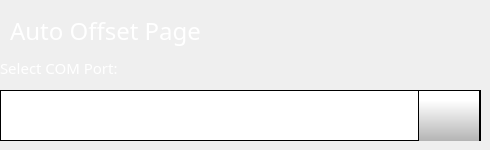
    <widget class="QWidget" name="autoOffsetPage">
     <widget class="QLabel" name="calibrateLabel_2">
      <property name="geometry">
       <rect>
        <x>10</x>
        <y>10</y>
        <width>281</width>
        <height>41</height>
       </rect>
      </property>
      <property name="font">
       <font>
        <family>Gotham</family>
        <pointsize>18</pointsize>
        <weight>50</weight>
        <bold>false</bold>
       </font>
      </property>
      <property name="styleSheet">
       <string notr="true">color: rgb(255, 255, 255);</string>
      </property>
      <property name="text">
       <string>Auto Offset Page</string>
      </property>
     </widget>
     <widget class="QComboBox" name="comPortComboBox">
      <property name="geometry">
       <rect>
        <x>0</x>
        <y>90</y>
        <width>481</width>
        <height>51</height>
       </rect>
      </property>
      <property name="font">
       <font>
        <family>Gotham</family>
        <pointsize>20</pointsize>
       </font>
      </property>
      <property name="styleSheet">
       <string notr="true"> QScrollBar:vertical {
     border: 1px solid black;
border-radius: 5px;
    background-color: rgb(40,40,40);
     width: 60px;
     margin: 67px 0 67px 0;
 }

/* Sets up the color and height of handle */
QScrollBar::handle:vertical {
border-radius: 5px;
background: qlineargradient(spread:pad, x1:0, y1:1, x2:0, y2:0.188, stop:0 rgba(180, 180, 180, 255), stop:1 rgba(255, 255, 255, 255));
min-height: 7px;
}


QScrollBar::add-line:vertical {
     border: 1px solid black;
background: qlineargradient(spread:pad, x1:0, y1:1, x2:0, y2:0.188, stop:0 rgba(180, 180, 180, 255), stop:1 rgba(255, 255, 255, 255));
     height:65px;
border-radius: 5px;
     subcontrol-position: bottom;
     subcontrol-origin: margin;
 }

 QScrollBar::sub-line:vertical {
     border: 1px solid black;
background: qlineargradient(spread:pad, x1:0, y1:1, x2:0, y2:0.188, stop:0 rgba(180, 180, 180, 255), stop:1 rgba(255, 255, 255, 255));
     height: 65px;
border-radius: 5px;
     subcontrol-position: top;
     subcontrol-origin: margin;
 }

QScrollBar::up-arrow:vertical {
 image: url(./templates/img/arrows.png);
    width: 40px;
    height: 40px;
 padding: 5px;
 }
QScrollBar::down-arrow:vertical {
 image: url(./templates/img/arrows-5.png);
    width: 40px;
    height: 40px;
 padding: 5px;
 }

/* need this to get rid of crosshatching on scrollbar background */
QScrollBar::add-page:vertical, QScrollBar::sub-page:vertical {
background: none;
}

QComboBox {
border: 1px solid black;
    padding: 0px 18px 0px 3px;
    min-width: 6em;

}

QComboBox::item {
	color: rgb(255, 255, 255);
}

QComboBox:editable {
    background: white;
}

QComboBox:!editable, QComboBox::drop-down:editable {
background: white;
}

/* QComboBox gets the &quot;on&quot; state when the popup is open */
QComboBox:!editable:on, QComboBox::drop-down:editable:on {
background: white;
}


QComboBox::drop-down {
border-left: 1px solid black;
border-right: 1px solid black;
	background-color: qlineargradient(spread:pad, x1:0, y1:1, x2:0, y2:0.188, stop:0 rgba(180, 180, 180, 255), stop:1 rgba(255, 255, 255, 255));
    width: 60px;
     height: 50px;

}

QComboBox::down-arrow {

image: url(./templates/img/arrows-5.png);
width: 30px;
height: 30px;

}


QComboBox QAbstractItemView {
    selection-background-color: rgb(40, 40, 40);
    background: white;
}</string>
      </property>
      <property name="editable">
       <bool>false</bool>
      </property>
      <property name="maxVisibleItems">
       <number>8</number>
      </property>
      <property name="iconSize">
       <size>
        <width>30</width>
        <height>30</height>
       </size>
      </property>
     </widget>
     <widget class="QLabel" name="calibrateLabel_3">
      <property name="geometry">
       <rect>
        <x>0</x>
        <y>60</y>
        <width>161</width>
        <height>16</height>
       </rect>
      </property>
      <property name="font">
       <font>
        <family>Gotham</family>
        <pointsize>11</pointsize>
        <weight>50</weight>
        <bold>false</bold>
       </font>
      </property>
      <property name="styleSheet">
       <string notr="true">color: rgb(255, 255, 255);</string>
      </property>
      <property name="text">
       <string>Select COM Port:</string>
      </property>
     </widget>
    </widget>
